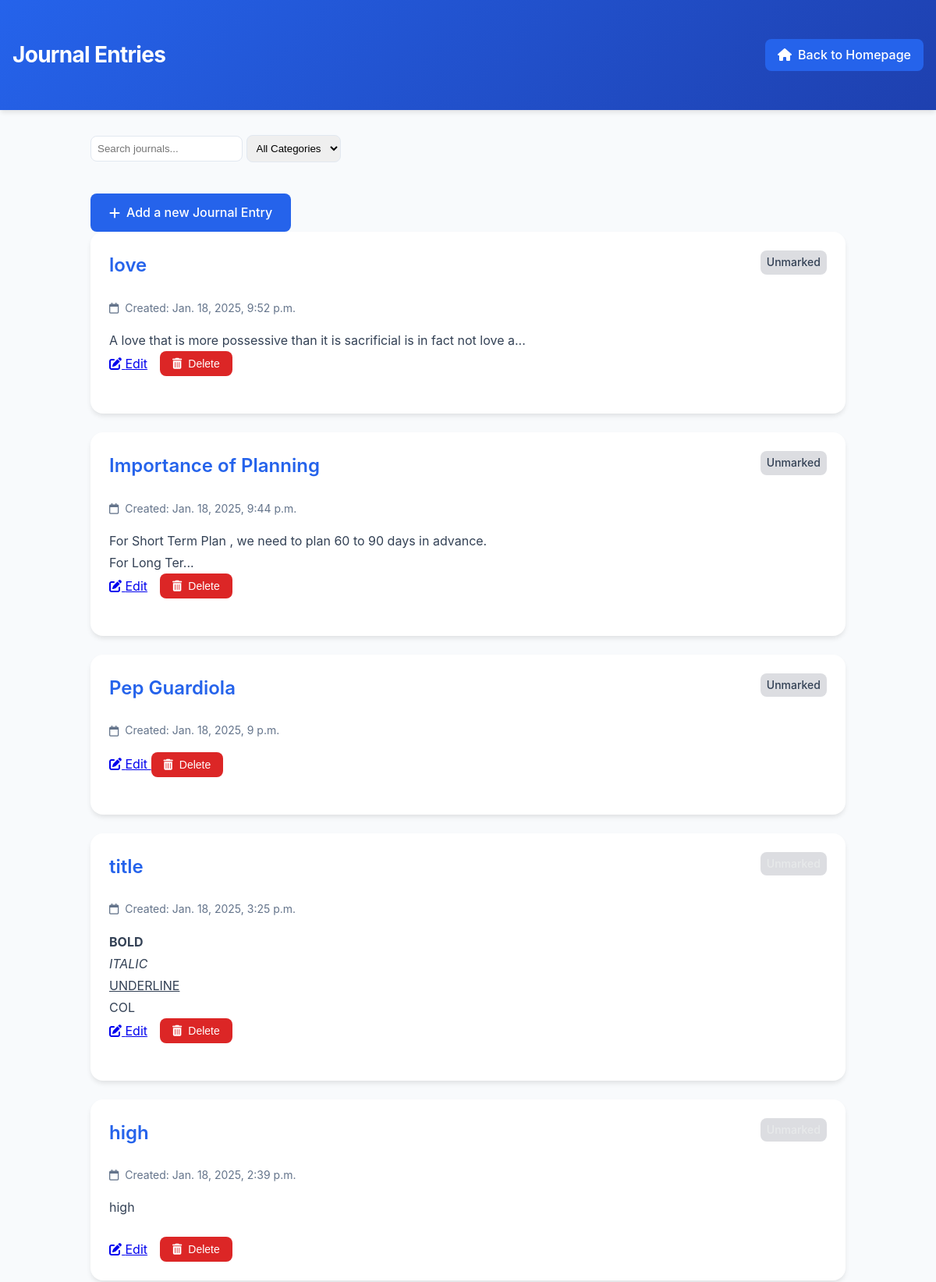
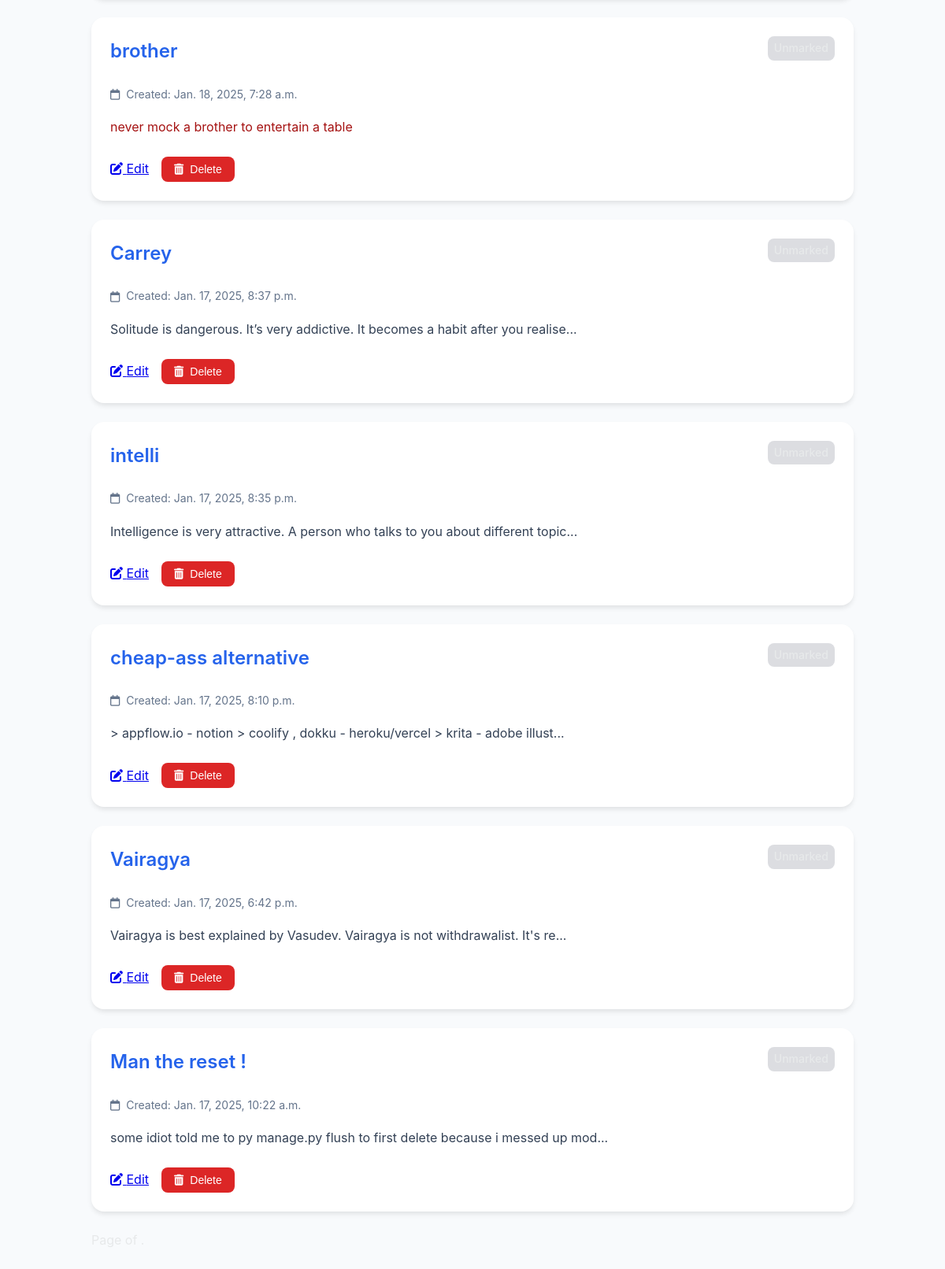
The page /add-quote/journals/category/Unmarked/ on the database its author committed (2 pictures, top to bottom).
### Journalapp/models.py (models this page shows, shortened)
class Journal(models.Model):
    title = models.CharField(max_length=200)
    content = models.TextField()
    long_term_goal = models.BooleanField(default=False)
    due_date = models.DateField(null=True, blank=True)
    created_at = models.DateTimeField(auto_now_add=True)
    goal = models.ForeignKey(LongTermGoal, on_delete=models.CASCADE, related_name='journal_entries', null=True, blank=True)
    password = models.CharField(max_length=128, blank=True, null=True)
    mood = models.CharField(
        max_length=20,
        choices=Mood.choices,
        default=Mood.UNMARKED
    )
    category = models.CharField(
        max_length=30,
        choices=JournalCategory.choices,
        default=JournalCategory.UNMARKED
    )
    PRIORITY_CHOICES = [
        ('high', 'Urgent and Important'),
        ('medium', 'Not Urgent but Important'),
        ('low', 'Urgent but Not Important'),
        ('lowest', 'Not Urgent and Not Important')
    ]
    priority = models.CharField(max_length=10, choices=PRIORITY_CHOICES, default='low')

### Journalapp/views.py (the view)
# urls.py: path('journals/category/<str:category_name>/', views.journal_by_category, name='journal_by_category'),
def journal_by_category(request, category_name):
    journals = Journal.objects.filter(category=category_name).order_by('-created_at')
    return render(request, 'Journalapp/journal_list.html', {'journals': journals, 'category_name': category_name})

### todoproject/templates/journalapp/journal_list.html (shortened to what this page needs)
<!DOCTYPE html>
<html lang="en">
<head>
    <link href="https://cdnjs.cloudflare.com/ajax/libs/font-awesome/6.0.0/css/all.min.css" rel="stylesheet">
</head>
<body>
    <header>
        <div class="header-content">
            <h1 class="header-title">Journal Entries</h1>
            <a href="/" class="back-home-btn">
                <i class="fas fa-home"></i> Back to Homepage
            </a>
        </div>
    </header>
    <div class="container">
        <div class="filter-container">
            <form method="GET" action="{% url 'journal_list' %}">
                <input type="text" name="q" placeholder="Search journals..." value="{{ search_query }}">
                <select name="category" onchange="this.form.submit()">
                    <option value="">All Categories</option>
                </select>
            </form>
        </div>
        <a href="{% url 'add_journal' %}" class="add-btn">
            <i class="fas fa-plus"></i>
            Add a new Journal Entry
        </a>
        <ul class="journal-list">
            {% if journals %}
                {% for journal in journals %}
                    <li class="journal-card">
                        <div class="journal-header">
                            <a href="{% url 'journal_for_goal' journal.id %}" class="journal-title">
                                {{ journal.title | safe }}
                            </a>
                            <span class="journal-category" style="background-color: var(--{{ journal.category|lower|default:'unmarked' }}-color);">
                                {{ journal.get_category_display }}
                            </span>
                        </div>
                        <div class="journal-meta">
                            <i class="far fa-calendar"></i>
                            <span>Created: {{ journal.created_at }}</span>
                        </div>
                        <div class="journal-content">
                            {{ journal.content|slice:":80" | safe }}{% if journal.content|length > 80 %}...{% endif %}
                        </div>
                        <div class="journal-actions">
                            <a href="{% url 'edit_journal' journal.id %}" class="edit-btn">
                                <i class="fas fa-edit"></i>
                                Edit
                            </a>
                            <form method="POST" action="{% url 'delete_journal' journal.id %}" style="display:inline;">
                                <button type="submit" class="delete-btn" onclick="return confirm('Are you sure you want to delete this journal?')">
                                    <i class="fas fa-trash-alt"></i>
                                    Delete
                                </button>
                            </form>
                        </div>
                    </li>
                {% endfor %}
            {% else %}
                <p>No journal entries found.</p>
            {% endif %}
        </ul>
        <div class="pagination">
            <span class="step-links">
                <span class="current">
                </span>
            </span>
        </div>
    </div>
</body>
</html>

### todoproject/templates/journalapp/journal_list.html (style rules this page uses)
:root { --primary-color: #2563eb; --secondary-color: #1e40af; --danger-color: #dc2626; --danger-hover: #b91c1c; --background-color: #f8fafc; --card-background: #ffffff; --text-color: #334155; --text-light: #64748b; --border-color: #e2e8f0; --spacing-unit: 1rem; --personal-color: #ff9f43; --information-color: #00b894; --thoughts-color: #6c5ce7; --tasks-color: #fd79a8; --notes-color: #0984e3; --news-color: #e17055; --random-color: #dfe6e9; --work-color: #55efc4; --study-color: #a29bfe; --finance-color: #fab1a0; --travel-color: #74b9ff; --recipes-color: #ffeaa7; --projects-color: #81ecec; --ideas-color: #fdcb6e; --health-color: #00cec9; --reminders-color: #ff7675; --polity-color: #636e72; --economy-color: #b2bec3; --geography-color: #6ab04c; --history-color: #2d3436; --science-tech-color: #5352ed; --environment-color: #badc58; --current-affairs-color: #ff6b81; --unmarked-color: #dcdde1; }
* { margin: 0; padding: 0; box-sizing: border-box; }
body { font-family: 'Inter', -apple-system, BlinkMacSystemFont, sans-serif; background-color: var(--background-color); color: var(--text-color); line-height: 1.6; }
header { background: linear-gradient(135deg, var(--primary-color), var(--secondary-color)); color: white; padding: var(--spacing-unit) 0; box-shadow: 0 4px 6px -1px rgba(0, 0, 0, 0.1); }
.header-content { max-width: 1200px; margin: 0 auto; padding: 2rem var(--spacing-unit); display: flex; align-items: center; justify-content: space-between; }
.header-title { font-size: 1.75rem; font-weight: 700; letter-spacing: -0.025em; }
.back-home-btn { display: inline-flex; align-items: center; gap: 0.5rem; padding: 0.5rem 1rem; background-color: var(--primary-color); color: white; text-decoration: none; border-radius: 0.5rem; font-weight: 500; transition: all 0.2s ease; }
.container { max-width: 1000px; margin: 2rem auto; padding: 0 var(--spacing-unit); }
.filter-container { display: flex; gap: 1rem; margin-bottom: 1.5rem; }
.filter-container input, .filter-container select { padding: 0.5rem; border-radius: 0.5rem; border: 1px solid var(--border-color); }
.add-btn { display: inline-flex; align-items: center; gap: 0.5rem; padding: 0.75rem 1.5rem; background-color: var(--primary-color); color: white; text-decoration: none; border-radius: 0.5rem; font-weight: 500; transition: all 0.2s ease; margin-top: 1rem; }
.journal-list { list-style: none; margin: 0; padding: 0; }
.journal-card { background: var(--card-background); border-radius: 1rem; box-shadow: 0 4px 6px -1px rgba(0, 0, 0, 0.1); padding: 1.5rem; margin-bottom: 1.5rem; transition: transform 0.2s ease, box-shadow 0.2s ease; }
.journal-header { display: flex; justify-content: space-between; align-items: flex-start; margin-bottom: 1rem; }
.journal-title { font-size: 1.5rem; color: var(--primary-color); margin-bottom: 0.5rem; font-weight: 600; text-decoration: none; }
.journal-category { padding: 0.25rem 0.5rem; border-radius: 0.5rem; font-size: 0.875rem; font-weight: 500; }
.journal-meta { color: var(--text-light); font-size: 0.875rem; margin-bottom: 1rem; display: flex; align-items: center; gap: 0.5rem; }
.journal-content { color: var(--text-color); margin-bottom: 1.5rem; line-height: 1.75; }
.journal-actions { display: flex; gap: 1rem; align-items: center; }

### rows shown on the page
Journal: title "love", category "Unmarked", created_at "Jan. 18, 2025, 9:52 p.m.", content "A love that is more possessive than it is sacrificial is in fact not love a"
Journal: title "Importance of Planning", category "Unmarked", created_at "Jan. 18, 2025, 9:44 p.m.", content "For Short Term Plan , we need to plan 60 to 90 days in advance. For Long Ter"
Journal: title "Pep Guardiola", category "Unmarked", created_at "Jan. 18, 2025, 9 p.m."
Journal: title "title", created_at "Jan. 18, 2025, 3:25 p.m.", content "BOLD ITALIC UNDERLINE COL"
Journal: title "high", created_at "Jan. 18, 2025, 2:39 p.m.", content "high"
Journal: title "brother", created_at "Jan. 18, 2025, 7:28 a.m.", content "never mock a brother to entertain a table"
Journal: title "Carrey", created_at "Jan. 17, 2025, 8:37 p.m.", content "Solitude is dangerous. It’s very addictive. It becomes a habit after you realise"
Journal: title "intelli", created_at "Jan. 17, 2025, 8:35 p.m.", content "Intelligence is very attractive. A person who talks to you about different topic"
Journal: title "cheap-ass alternative", created_at "Jan. 17, 2025, 8:10 p.m.", content "> appflow.io - notion > coolify , dokku - heroku/vercel > krita - adobe illust"
Journal: title "Vairagya", created_at "Jan. 17, 2025, 6:42 p.m.", content "Vairagya is best explained by Vasudev. Vairagya is not withdrawalist. It's re"
Journal: title "Man the reset !", created_at "Jan. 17, 2025, 10:22 a.m.", content "some idiot told me to py manage.py flush to first delete because i messed up mod"
